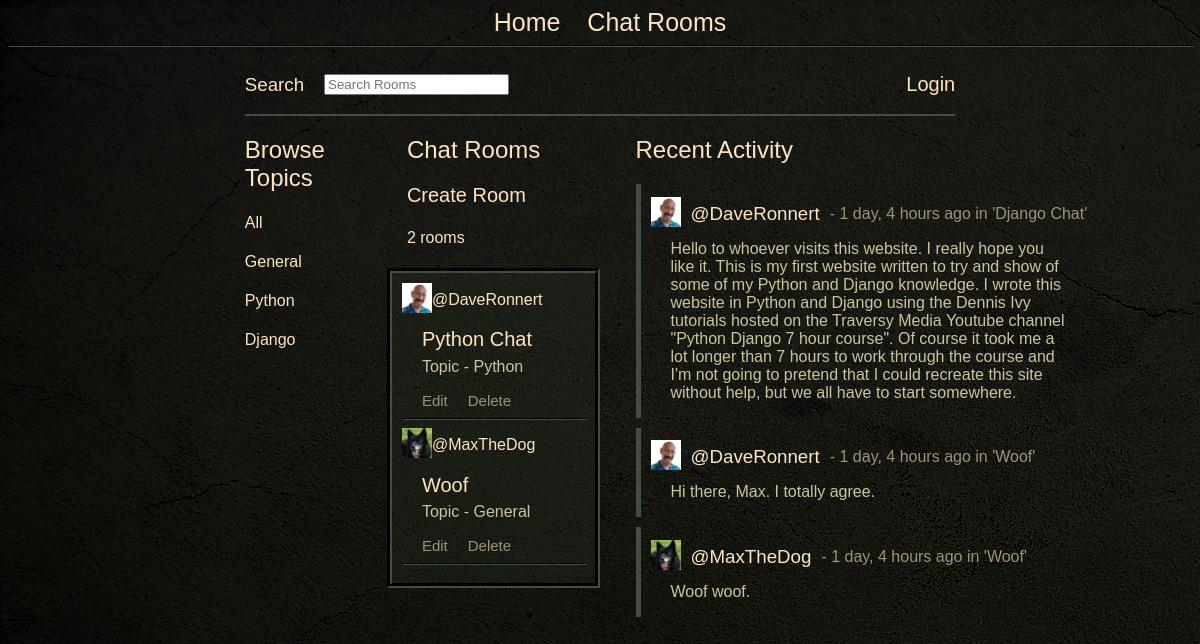
The app's page /chat/?q=General with its own data.
### chat/models.py (models this page shows, shortened)
class Topic(models.Model):
    name = models.CharField(max_length=200)
    def __str__(self):
        return self.name

class ChatRoom(models.Model):
    host = models.ForeignKey(User, on_delete=models.SET_NULL, null=True)
    topic = models.ForeignKey(Topic, on_delete=models.SET_NULL, null=True)
    name = models.CharField(max_length=25)
    description = models.TextField(blank=True, null=True)
    created = models.DateTimeField(auto_now=True)
    updated = models.DateTimeField(auto_now_add=True)
    class Meta:
        ordering = ['-updated', '-created']
    def __str__(self):
        return self.name

class Profile(models.Model):
    user = models.OneToOneField(User, null=True, on_delete=models.CASCADE)
    bio = models.TextField()
    profile_pic = models.ImageField(null=True, blank=True, upload_to='images/')

class Messages(models.Model):
    user = models.ForeignKey(User, on_delete=models.CASCADE)
    room = models.ForeignKey(ChatRoom, on_delete=models.CASCADE)
    body = models.TextField()
    created = models.DateTimeField(auto_now=True)
    updated = models.DateTimeField(auto_now_add=True)

### chat/views.py (the view)
# urls.py: path('chat/', views.chat, name='chat'),
def chat(request):
    q = request.GET.get('q') if request.GET.get('q') != None else ''
    chatrooms = ChatRoom.objects.filter(
        Q(topic__name__icontains=q) |
        Q(name__icontains=q) |
        Q(description__icontains=q)
        )
    topics = Topic.objects.all()
    rooms_count = chatrooms.count()
    chat_messages = Messages.objects.all().order_by('-created')
    context = {'chatrooms': chatrooms, 'topics': topics, 'rooms_count': rooms_count, 'chat_messages': chat_messages}
    return render(request, 'chat/chat.html', context)

### chat/templates/chat/chat.html (shortened to what this page needs)
{% extends 'home.html' %}
{% block content %}
<div class="chat_top">
        <div class="chat_search_name">
            <h3>Search</h3>
        </div>
        <div class="chat_search_entry">
            <form method="GET" action="{% url 'chat' %}">
                <input type="text" name="q" placeholder="Search Rooms">
            </form>
        </div>
        {% if request.user.is_authenticated %}
        <div class="update_profile">
            <a href="{% url 'update_user' %}">Update Profile</a>
        </div>
        <div class="log_in">
            <a href="{% url 'logout' %}">Logout</a>
        </div>
        {% else %}
        <div class="log_in">
            <a href="{% url 'login' %}">Login</a>
        </div>
        {% endif %}
    </div>
<div class="chat_container">
    <div class="chat_side">
        {% include 'chat/topics.html' %}
    </div>
    <div class="chat_main">
        <div class="chat_rooms">
            <div class="chat_title"><h2>Chat Rooms</h2></div>
            <div class="chat_create"><a href="{% url 'create_room' %}">Create Room</a></div>
                <div class="chat_no_rooms">
                    <h4>{{rooms_count}} rooms</h4>
                </div>
            <div class="chat_rooms_border">
                {% include 'chat/feed.html' %}
            </div>
        </div>
    </div>
    <div class="chat_activity_feed">
        {% include 'chat/activity.html' %}
    </div>
</div>
{% endblock content %}

### chat/templates/chat/topics.html
<h2> Browse Topics</h2>
<div>
    <a href="{% url 'chat' %}"><h4>All</h4></a>
</div>
{% for topic in topics %}
    <div>
        <a href="{% url 'chat' %}?q={{topic.name}}"><h4>{{topic}}</h4></a>
    </div>
{% endfor %}

### chat/templates/chat/feed.html
{% load static %}
{% for room in chatrooms %}
<div class="chat_room_host">
    {% if room.host.profile.profile_pic %}
        <div class="chat_room_host_img"><img src="{{room.host.profile.profile_pic.url}}" height="30"></div>
    {% else %}
        <div class="chat_room_host_img">
            <img src="{% static '/images/avatar.png' %}" height="30">
        </div>
    {% endif %}
    <div class="chat_room_host_name"><a href="{% url 'user_profile' room.host.id %}">@{{room.host}}</a></div>
</div>
<div class="chat_room_name">
    <a href="{% url 'room' room.id %}"><h4>{{room.name}}</h4></a>
</div>
<p>
    Topic - {{room.topic}}
</p>
<div class="room_buttons">
    <div class="room_button_align">
        <div class="room_button"><a href="{% url 'update_room' room.id %}">Edit</a><a href="{% url 'delete_room' room.id %}">Delete</a></div>
    </div>
    <hr>
</div>
{% endfor %}

### chat/templates/chat/activity.html (shortened to what this page needs)
{% load static %}
<h2>Recent Activity</h2>
    {% for mess in chat_messages|slice:":10" %}
        <div>
            <div class="message">
                {% if mess.user.profile.profile_pic %}
                <div class="mess_img"><img src="{{mess.user.profile.profile_pic.url}}" height="30"></div>
                {% else %}
                <div class="chat_room_host_img">
                    <img src="{% static '/images/avatar.png' %}" height="30">
                </div>
                {% endif %}
                <div class="mess_head"><a href="{% url 'user_profile' mess.user.id %}"><h3>@{{mess.user}}</h3></a></div>
                <div class="mess_date"> - {{mess.created|timesince}} ago in '{{mess.room}}'</div>
                <div class="mess_body"><p>{{mess.body}}</p></div>
            </div>
        </div>
    {% endfor %}

### static/css/styles.css (style rules this page uses)
html body { height: 100%; background-image: url('../images/main_bg.jpg'); }
p, li { color: rgb(204, 196, 160); font-family: Geneva, sans-serif; font-weight: lighter; margin-left: 20px; margin-right: 20px; }
a:link { font-family: Geneva, sans-serif; font-weight: lighter; text-decoration: none; color:bisque; }
hr { width: 100%; border-color: rgb(66, 77, 70); }
h2 { font-family: Geneva, sans-serif; font-weight: lighter; color:bisque; }
h3 { font-family: Geneva, sans-serif; font-weight: lighter; color:bisque; }
h4 { font-family: Geneva, sans-serif; font-weight: lighter; color:bisque; }
.chat_container { margin-left: 20%; margin-right: 20%; display: grid; grid-template-columns: 20% 30% 5% 45%; }
.chat_top { margin-left: 20%; margin-right: 20%; grid-column: 1 / span 3; display: grid; grid-template-columns: auto auto 1fr auto auto; border-top: 0px; border-left: 0px; border-right: 0px; border-bottom: 2px; border-color: rgb(66, 77, 70); border-style: solid; }
.chat_search_name { grid-column: 1; grid-row: 1; align-self: center; margin-right: 20px; }
.chat_search_entry { grid-column: 2; grid-row: 1; align-self: center; }
.log_in { grid-column: 5; grid-row: 1; justify-self: end; align-self: center; font-size: 20px; margin-left: 20px; }
.chat_side { grid-column: 1; }
.chat_main { grid-column: 2; display: grid; min-width: max-content; }
.chat_activity_feed { grid-column: 4; width: 100%; }
.chat_title { margin-left: 20px; }
.chat_create { margin-left: 20px; font-size: 20px; font-weight: bold; }
.chat_no_rooms { margin-left: 20px; }
.chat_rooms { min-width: max-content; }
.chat_rooms_border { border-color: rgb(66, 77, 70); background-color: rgb(41, 46, 34, 0.3); border-style: groove; border-width: 5px; grid-column: 1; padding: 10px; }
.chat_room_host { display: grid; grid-template-columns: max-content; }
.chat_room_host_img { grid-column: 1; align-self: center; }
.chat_room_host_name { grid-column: 2; align-self: center; }
.chat_room_name { margin-left: 20px; margin-right: 20px; font-size: 20px; margin-top: -15px; margin-bottom: -20px; }
.message { border-color: rgb(66, 77, 70); border-style: solid; border-width: 5px; border-right: 0px; border-top: 0px; border-bottom: 0px; display: grid; grid-template-columns: min-content; margin-top: 5px; margin-bottom: 10px; padding-left: 10px; justify-content: start; }
.mess_img { grid-column: 1; grid-row: 1; align-self: center; width: 40px }
.mess_head { grid-column: 2; grid-row: 1; width: fit-content }
.mess_date { grid-column: 3; grid-row: 1; margin-left: 10px; font-family: Geneva, sans-serif; font-weight: lighter; color:rgb(158, 146, 121); align-self: center; width: max-content; }
.mess_body { grid-column: 1 / span 4; grid-row: 2; margin-top: -20px; }
.room_buttons { display: grid; }
.room_button a:link { font-size: 15px; color:rgb(158, 146, 121); display: inline-block; margin-left: 20px; }

### records on screen
Topic: name "General"
Topic: name "Python"
Topic: name "Django"
ChatRoom: host.profile.profile_pic (picture), host "DaveRonnert", name "Python Chat", topic "Python"
ChatRoom: host.profile.profile_pic (picture), host "MaxTheDog", name "Woof", topic "General"
Messages: user.profile.profile_pic (picture), user "DaveRonnert", created "1 day, 4 hours", room "Django Chat", body "Hello to whoever visits this website. I really hope you like it. This is my first website written to try and show of some of my Python and Django knowledge. I wrote this website in Python and Django using the Dennis Ivy tutorials hosted on the Traversy Media Youtube channel \"Python Django 7 hour course\". Of course it took me a lot longer than 7 hours to work through the course and I'm not going to pretend that I could recreate this site without help, but we all have to start somewhere."
Messages: user.profile.profile_pic (picture), user "DaveRonnert", created "1 day, 4 hours", room "Woof", body "Hi there, Max. I totally agree."
Messages: user.profile.profile_pic (picture), user "MaxTheDog", created "1 day, 4 hours", room "Woof", body "Woof woof."

### other values on screen
{{ rooms_count }} "2"
